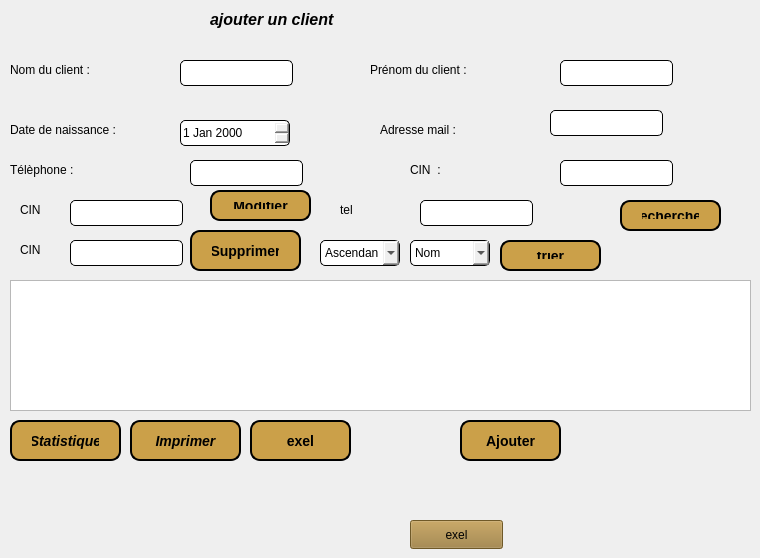
         <widget class="QWidget" name="tab_9">
          <attribute name="title">
           <string>information</string>
          </attribute>
          <widget class="QLabel" name="label_38">
           <property name="geometry">
            <rect>
             <x>10</x>
             <y>60</y>
             <width>121</width>
             <height>20</height>
            </rect>
           </property>
           <property name="styleSheet">
            <string notr="true">font: italic 10pt &quot;Segoe UI&quot;;</string>
           </property>
           <property name="text">
            <string>Nom du client :</string>
           </property>
          </widget>
          <widget class="QLabel" name="label_39">
           <property name="geometry">
            <rect>
             <x>10</x>
             <y>120</y>
             <width>141</width>
             <height>20</height>
            </rect>
           </property>
           <property name="styleSheet">
            <string notr="true">font: italic 10pt &quot;Segoe UI&quot;;</string>
           </property>
           <property name="text">
            <string>Date de naissance :</string>
           </property>
          </widget>
          <widget class="QLabel" name="label_40">
           <property name="geometry">
            <rect>
             <x>10</x>
             <y>160</y>
             <width>91</width>
             <height>20</height>
            </rect>
           </property>
           <property name="text">
            <string>Télèphone :</string>
           </property>
          </widget>
          <widget class="QLabel" name="label_41">
           <property name="geometry">
            <rect>
             <x>370</x>
             <y>60</y>
             <width>121</width>
             <height>20</height>
            </rect>
           </property>
           <property name="styleSheet">
            <string notr="true">font: italic 10pt &quot;Segoe UI&quot;;</string>
           </property>
           <property name="text">
            <string>Prénom du client :</string>
           </property>
          </widget>
          <widget class="QLabel" name="label_42">
           <property name="geometry">
            <rect>
             <x>380</x>
             <y>120</y>
             <width>111</width>
             <height>20</height>
            </rect>
           </property>
           <property name="styleSheet">
            <string notr="true">font: italic 10pt &quot;Segoe UI&quot;;</string>
           </property>
           <property name="text">
            <string>Adresse mail :</string>
           </property>
          </widget>
          <widget class="QLabel" name="label_43">
           <property name="geometry">
            <rect>
             <x>410</x>
             <y>160</y>
             <width>63</width>
             <height>20</height>
            </rect>
           </property>
           <property name="styleSheet">
            <string notr="true">font: italic 10pt &quot;Segoe UI&quot;;</string>
           </property>
           <property name="text">
            <string>CIN  :</string>
           </property>
          </widget>
          <widget class="QLineEdit" name="nomLineEdit">
           <property name="geometry">
            <rect>
             <x>180</x>
             <y>60</y>
             <width>113</width>
             <height>26</height>
            </rect>
           </property>
           <property name="styleSheet">
            <string notr="true"> border: 1px solid black; 
 border-radius: 5px; </string>
           </property>
          </widget>
          <widget class="QLineEdit" name="telephoneLineEdit">
           <property name="geometry">
            <rect>
             <x>190</x>
             <y>160</y>
             <width>113</width>
             <height>26</height>
            </rect>
           </property>
           <property name="styleSheet">
            <string notr="true"> border: 1px solid black; 
 border-radius: 5px; </string>
           </property>
          </widget>
          <widget class="QLineEdit" name="prenomLineEdit">
           <property name="geometry">
            <rect>
             <x>560</x>
             <y>60</y>
             <width>113</width>
             <height>26</height>
            </rect>
           </property>
           <property name="styleSheet">
            <string notr="true"> border: 1px solid black; 
 border-radius: 5px; </string>
           </property>
          </widget>
          <widget class="QLineEdit" name="emailLineEdit">
           <property name="geometry">
            <rect>
             <x>550</x>
             <y>110</y>
             <width>113</width>
             <height>26</height>
            </rect>
           </property>
           <property name="styleSheet">
            <string notr="true"> border: 1px solid black; 
 border-radius: 5px; </string>
           </property>
          </widget>
          <widget class="QLineEdit" name="cinLineEdit">
           <property name="geometry">
            <rect>
             <x>560</x>
             <y>160</y>
             <width>113</width>
             <height>26</height>
            </rect>
           </property>
           <property name="styleSheet">
            <string notr="true"> border: 1px solid black; 
 border-radius: 5px; </string>
           </property>
          </widget>
          <widget class="QPushButton" name="modifierButton">
           <property name="geometry">
            <rect>
             <x>210</x>
             <y>190</y>
             <width>101</width>
             <height>31</height>
            </rect>
           </property>
           <property name="styleSheet">
            <string notr="true">background-color: rgb(203, 160, 73);
font: italic 7pt &quot;Segoe UI&quot;;

 border: 2px solid black; 
 border-radius: 10px; 
color: black;
font-size: 14px;
font-weight: bold;
 padding: 10px 20px;

</string>
           </property>
           <property name="text">
            <string>Modifier</string>
           </property>
          </widget>
          <widget class="QPushButton" name="supprimerButton">
           <property name="geometry">
            <rect>
             <x>190</x>
             <y>230</y>
             <width>111</width>
             <height>41</height>
            </rect>
           </property>
           <property name="styleSheet">
            <string notr="true">background-color: rgb(203, 160, 73);
font: italic 5pt &quot;Segoe UI&quot;;

 border: 2px solid black; 
 border-radius: 10px; 
color: black;
font-size: 14px;
font-weight: bold;
 padding: 10px 20px;

</string>
           </property>
           <property name="text">
            <string>Supprimer</string>
           </property>
          </widget>
          <widget class="QLabel" name="label_85">
           <property name="geometry">
            <rect>
             <x>210</x>
             <y>-1</y>
             <width>211</width>
             <height>41</height>
            </rect>
           </property>
           <property name="font">
            <font>
             <family>Segoe UI</family>
             <pointsize>12</pointsize>
             <italic>true</italic>
             <bold>true</bold>
            </font>
           </property>
           <property name="styleSheet">
            <string notr="true">color: rgb(0, 0, 0);
font: 700 italic 12pt &quot;Segoe UI&quot;;</string>
           </property>
           <property name="text">
            <string>ajouter un client</string>
           </property>
          </widget>
          <widget class="QDateEdit" name="dateNaissanceLineEdit">
           <property name="geometry">
            <rect>
             <x>180</x>
             <y>120</y>
             <width>110</width>
             <height>26</height>
            </rect>
           </property>
           <property name="styleSheet">
            <string notr="true"> border: 1px solid black; 
 border-radius: 5px; 
font: italic 9pt &quot;Segoe UI&quot;;</string>
           </property>
          </widget>
          <widget class="QLabel" name="label_74">
           <property name="geometry">
            <rect>
             <x>20</x>
             <y>240</y>
             <width>141</width>
             <height>20</height>
            </rect>
           </property>
           <property name="styleSheet">
            <string notr="true">font: italic 10pt &quot;Segoe UI&quot;;</string>
           </property>
           <property name="text">
            <string>CIN</string>
           </property>
          </widget>
          <widget class="QLabel" name="label_102">
           <property name="geometry">
            <rect>
             <x>20</x>
             <y>200</y>
             <width>51</width>
             <height>20</height>
            </rect>
           </property>
           <property name="styleSheet">
            <string notr="true">font: italic 10pt &quot;Segoe UI&quot;;</string>
           </property>
           <property name="text">
            <string>CIN</string>
           </property>
          </widget>
          <widget class="QLineEdit" name="modif">
           <property name="geometry">
            <rect>
             <x>70</x>
             <y>200</y>
             <width>113</width>
             <height>26</height>
            </rect>
           </property>
           <property name="styleSheet">
            <string notr="true"> border: 1px solid black; 
 border-radius: 5px; </string>
           </property>
          </widget>
          <widget class="QLineEdit" name="cin_supp">
           <property name="geometry">
            <rect>
             <x>70</x>
             <y>240</y>
             <width>113</width>
             <height>26</height>
            </rect>
           </property>
           <property name="styleSheet">
            <string notr="true"> border: 1px solid black; 
 border-radius: 5px; </string>
           </property>
          </widget>
          <widget class="QTableView" name="tableView_3">
           <property name="geometry">
            <rect>
             <x>10</x>
             <y>280</y>
             <width>741</width>
             <height>131</height>
            </rect>
           </property>
          </widget>
          <widget class="QLineEdit" name="telephoneSearchLineEdit">
           <property name="geometry">
            <rect>
             <x>420</x>
             <y>200</y>
             <width>113</width>
             <height>26</height>
            </rect>
           </property>
           <property name="styleSheet">
            <string notr="true"> border: 1px solid black; 
 border-radius: 5px; </string>
           </property>
          </widget>
          <widget class="QPushButton" name="chercherButton">
           <property name="geometry">
            <rect>
             <x>620</x>
             <y>200</y>
             <width>101</width>
             <height>31</height>
            </rect>
           </property>
           <property name="styleSheet">
            <string notr="true">background-color: rgb(203, 160, 73);
font: italic 9pt &quot;Segoe UI&quot;;

 border: 2px solid black; 
 border-radius: 10px; 
color: black;
font-size: 14px;
font-weight: bold;
 padding: 10px 20px;

</string>
           </property>
           <property name="text">
            <string>rechercher</string>
           </property>
          </widget>
          <widget class="QPushButton" name="trier">
           <property name="geometry">
            <rect>
             <x>500</x>
             <y>240</y>
             <width>101</width>
             <height>31</height>
            </rect>
           </property>
           <property name="styleSheet">
            <string notr="true">background-color: rgb(203, 160, 73);
font: italic 9pt &quot;Segoe UI&quot;;

 border: 2px solid black; 
 border-radius: 10px; 
color: black;
font-size: 14px;
font-weight: bold;
 padding: 10px 20px;

</string>
           </property>
           <property name="text">
            <string>trier</string>
           </property>
          </widget>
          <widget class="QLabel" name="label_44">
           <property name="geometry">
            <rect>
             <x>340</x>
             <y>200</y>
             <width>63</width>
             <height>20</height>
            </rect>
           </property>
           <property name="styleSheet">
            <string notr="true">font: italic 10pt &quot;Segoe UI&quot;;</string>
           </property>
           <property name="text">
            <string>tel</string>
           </property>
          </widget>
          <widget class="QComboBox" name="sortBy">
           <property name="geometry">
            <rect>
             <x>410</x>
             <y>240</y>
             <width>80</width>
             <height>26</height>
            </rect>
           </property>
           <property name="styleSheet">
            <string notr="true"> border: 1px solid black; 
 border-radius: 5px; 
font: italic 9pt &quot;Segoe UI&quot;;</string>
           </property>
           <item>
            <property name="text">
             <string>Nom</string>
            </property>
           </item>
           <item>
            <property name="text">
             <string>Prénom</string>
            </property>
           </item>
           <item>
            <property name="text">
             <string>Email</string>
            </property>
           </item>
           <item>
            <property name="text">
             <string>CIN</string>
            </property>
           </item>
           <item>
            <property name="text">
             <string>Visite</string>
            </property>
           </item>
           <item>
            <property name="text">
             <string>Date de Naissance</string>
            </property>
           </item>
           <item>
            <property name="text">
             <string>Téléphone</string>
            </property>
           </item>
          </widget>
          <widget class="QComboBox" name="sortOrder">
           <property name="geometry">
            <rect>
             <x>320</x>
             <y>240</y>
             <width>80</width>
             <height>26</height>
            </rect>
           </property>
           <property name="styleSheet">
            <string notr="true"> border: 1px solid black; 
 border-radius: 5px; 
font: italic 9pt &quot;Segoe UI&quot;;</string>
           </property>
           <item>
            <property name="text">
             <string>Ascendant</string>
            </property>
           </item>
           <item>
            <property name="text">
             <string>Descendant</string>
            </property>
           </item>
          </widget>
          <widget class="QPushButton" name="afficherStatistiquesButton">
           <property name="geometry">
            <rect>
             <x>10</x>
             <y>420</y>
             <width>111</width>
             <height>41</height>
            </rect>
           </property>
           <property name="font">
            <font>
             <family>Segoe UI</family>
             <pointsize>-1</pointsize>
             <italic>true</italic>
             <bold>true</bold>
            </font>
           </property>
           <property name="styleSheet">
            <string notr="true">background-color: rgb(203, 160, 73);
font: italic 9pt &quot;Segoe UI&quot;;

 border: 2px solid black; 
 border-radius: 10px; 
color: black;
font-size: 14px;
font-weight: bold;
 padding: 10px 20px;

</string>
           </property>
           <property name="text">
            <string>Statistique</string>
           </property>
          </widget>
          <widget class="QPushButton" name="Imprimer">
           <property name="geometry">
            <rect>
             <x>130</x>
             <y>420</y>
             <width>111</width>
             <height>41</height>
            </rect>
           </property>
           <property name="font">
            <font>
             <family>Segoe UI</family>
             <pointsize>-1</pointsize>
             <italic>true</italic>
             <bold>true</bold>
            </font>
           </property>
           <property name="styleSheet">
            <string notr="true">background-color: rgb(203, 160, 73);
font: italic 9pt &quot;Segoe UI&quot;;

 border: 2px solid black; 
 border-radius: 10px; 
color: black;
font-size: 14px;
font-weight: bold;
 padding: 10px 20px;

</string>
           </property>
           <property name="text">
            <string>Imprimer</string>
           </property>
          </widget>
          <widget class="QPushButton" name="exportCsvButton">
           <property name="geometry">
            <rect>
             <x>410</x>
             <y>520</y>
             <width>93</width>
             <height>29</height>
            </rect>
           </property>
           <property name="styleSheet">
            <string notr="true">background-color: rgb(156, 124, 56);</string>
           </property>
           <property name="text">
            <string>exel</string>
           </property>
          </widget>
          <widget class="QPushButton" name="exportCsvButton_2">
           <property name="geometry">
            <rect>
             <x>250</x>
             <y>420</y>
             <width>101</width>
             <height>41</height>
            </rect>
           </property>
           <property name="styleSheet">
            <string notr="true">background-color: rgb(203, 160, 73);
font: italic 9pt &quot;Segoe UI&quot;;

 border: 2px solid black; 
 border-radius: 10px; 
color: black;
font-size: 14px;
font-weight: bold;
 padding: 10px 20px;

</string>
           </property>
           <property name="text">
            <string>exel</string>
           </property>
          </widget>
          <widget class="QPushButton" name="ajouterButton">
           <property name="geometry">
            <rect>
             <x>460</x>
             <y>420</y>
             <width>101</width>
             <height>41</height>
            </rect>
           </property>
           <property name="styleSheet">
            <string notr="true">
background-color: rgb(203, 160, 73);
font: italic 9pt &quot;Segoe UI&quot;;

 border: 2px solid black; 
 border-radius: 10px; 
color: black;
font-size: 14px;
font-weight: bold;
 padding: 10px 20px;

</string>
           </property>
           <property name="text">
            <string>Ajouter</string>
           </property>
           <property name="checkable">
            <bool>false</bool>
           </property>
           <property name="autoDefault">
            <bool>true</bool>
           </property>
          </widget>
         </widget>
